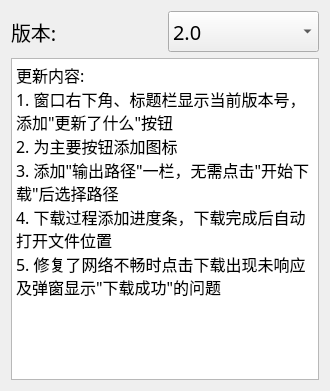
<?xml version="1.0" encoding="UTF-8"?>
<ui version="4.0">
 <class>Form</class>
 <widget class="QWidget" name="Form">
  <property name="geometry">
   <rect>
    <x>0</x>
    <y>0</y>
    <width>330</width>
    <height>391</height>
   </rect>
  </property>
  <property name="font">
   <font>
    <family>黑体</family>
    <pointsize>12</pointsize>
   </font>
  </property>
  <property name="windowTitle">
   <string>更新了什么-网易云音乐批量下载</string>
  </property>
  <property name="windowIcon">
   <iconset>
    <normaloff>logo.png</normaloff>logo.png</iconset>
  </property>
  <layout class="QHBoxLayout" name="horizontalLayout">
   <item>
    <layout class="QGridLayout" name="gridLayout">
     <item row="1" column="0" colspan="2">
      <widget class="QTextEdit" name="textEdit">
       <property name="minimumSize">
        <size>
         <width>0</width>
         <height>301</height>
        </size>
       </property>
       <property name="readOnly">
        <bool>true</bool>
       </property>
       <property name="html">
        <string>&lt;!DOCTYPE HTML PUBLIC &quot;-//W3C//DTD HTML 4.0//EN&quot; &quot;http://www.w3.org/TR/REC-html40/strict.dtd&quot;&gt;
&lt;html&gt;&lt;head&gt;&lt;meta name=&quot;qrichtext&quot; content=&quot;1&quot; /&gt;&lt;style type=&quot;text/css&quot;&gt;
p, li { white-space: pre-wrap; }
&lt;/style&gt;&lt;/head&gt;&lt;body style=&quot; font-family:'黑体'; font-size:12pt; font-weight:400; font-style:normal;&quot;&gt;
&lt;p style=&quot; margin-top:0px; margin-bottom:0px; margin-left:0px; margin-right:0px; -qt-block-indent:0; text-indent:0px;&quot;&gt;更新内容:&lt;/p&gt;
&lt;p style=&quot; margin-top:0px; margin-bottom:0px; margin-left:0px; margin-right:0px; -qt-block-indent:0; text-indent:0px;&quot;&gt;1. 窗口右下角、标题栏显示当前版本号，添加&amp;quot;更新了什么&amp;quot;按钮&lt;/p&gt;
&lt;p style=&quot; margin-top:0px; margin-bottom:0px; margin-left:0px; margin-right:0px; -qt-block-indent:0; text-indent:0px;&quot;&gt;2. 为主要按钮添加图标&lt;/p&gt;
&lt;p style=&quot; margin-top:0px; margin-bottom:0px; margin-left:0px; margin-right:0px; -qt-block-indent:0; text-indent:0px;&quot;&gt;3. 添加&amp;quot;输出路径&amp;quot;一栏，无需点击&amp;quot;开始下载&amp;quot;后选择路径&lt;/p&gt;
&lt;p style=&quot; margin-top:0px; margin-bottom:0px; margin-left:0px; margin-right:0px; -qt-block-indent:0; text-indent:0px;&quot;&gt;4. 下载过程添加进度条，下载完成后自动打开文件位置&lt;/p&gt;
&lt;p style=&quot; margin-top:0px; margin-bottom:0px; margin-left:0px; margin-right:0px; -qt-block-indent:0; text-indent:0px;&quot;&gt;5. 修复了网络不畅时点击下载出现未响应及弹窗显示&amp;quot;下载成功&amp;quot;的问题&lt;/p&gt;&lt;/body&gt;&lt;/html&gt;</string>
       </property>
      </widget>
     </item>
     <item row="0" column="0">
      <widget class="QLabel" name="label">
       <property name="minimumSize">
        <size>
         <width>0</width>
         <height>21</height>
        </size>
       </property>
       <property name="font">
        <font>
         <pointsize>15</pointsize>
        </font>
       </property>
       <property name="text">
        <string>版本:</string>
       </property>
      </widget>
     </item>
     <item row="0" column="1">
      <widget class="QComboBox" name="comboBox">
       <property name="minimumSize">
        <size>
         <width>0</width>
         <height>41</height>
        </size>
       </property>
       <property name="font">
        <font>
         <pointsize>15</pointsize>
        </font>
       </property>
       <property name="currentIndex">
        <number>2</number>
       </property>
       <item>
        <property name="text">
         <string>1.0</string>
        </property>
       </item>
       <item>
        <property name="text">
         <string>1.0Super</string>
        </property>
       </item>
       <item>
        <property name="text">
         <string>2.0</string>
        </property>
       </item>
      </widget>
     </item>
    </layout>
   </item>
  </layout>
 </widget>
 <resources/>
 <connections/>
</ui>
